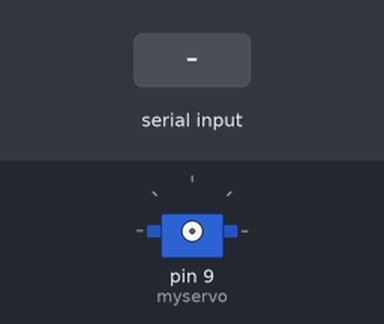
Recording of a sketch running on a simulated Arduino Uno, built with avr-gcc and run on an emulated ATmega328P. On the bench: servo. The test bench sets the inputs (shaded band).

Above: at 1.2 s.
1.3 s: "a" received over Serial
2.8 s: "b" received over Serial
At 3.9 s:
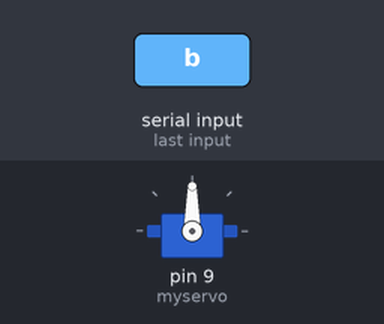
Timing chart, 0 to 5.8 s (numbered marks = the images above; inputs shaded):
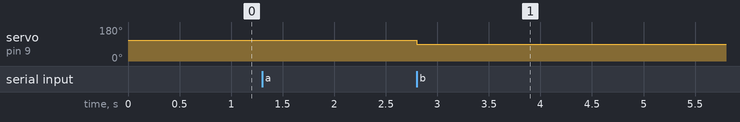

Measured:
- after the input at 2.8 s, servo on pin 9 (myservo): 110° → 90° at once

The sketch:

first.ino
```cpp
#include <Servo.h>
char x;
Servo myservo;


int pos = 0;

void setup()
{
 // attaches the servo on pin 9 to the servo object
  Serial.begin(9600);
}


void loop()
{
 if(Serial.available())
{
 x=Serial.read();
if(x=='a')
{
    myservo.attach(9);
                                  // in steps of 1 degree
    myservo.write(110);              // tell servo to go to position in variable 'pos'
    delay(15);                       // waits 15ms for the servo to reach the position

}
if(x=='b')
{
    myservo.attach(9);

    myservo.write(90);              // tell servo to go to position in variable 'pos'
                     // waits 15ms for the servo to reach the position

}
if(x=='c')
{
myservo.detach();

}
}
}
```
